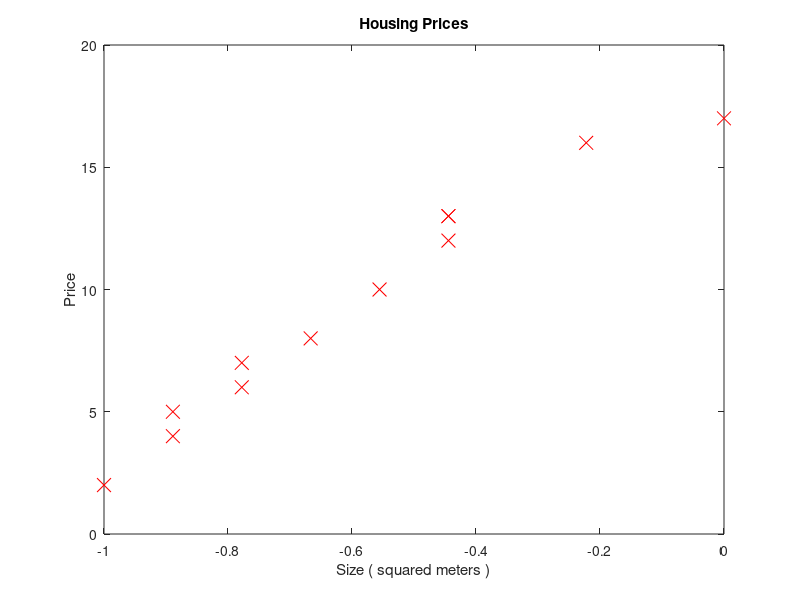

This figure's MATLAB source: (Note: this script raises an error after producing the figure.)
% Loading the dataset
dataSet = load('TestDataSet.txt');

% Storing the values in seperate vectors
x = dataSet(:, 1);
y = dataSet(:, 2);

% Do you want feature normalization?
normalization = true;

% Applying mean normalization to our dataset
if (normalization)
    maxX = max(x);
    minX = min(x);
    x = (x - maxX) / (maxX - minX);
end

% Adding a column of ones to the beginning of the 'x' matrix
x = [ones(length(x), 1) x];

% Plotting the dataset
figure;
plot(x(:, 2), y, 'rx', 'MarkerSize', 10);
xlabel('Size ( squared meters )');
ylabel('Price');
title('Housing Prices');

% Running gradient descent on the data
% 'x' is our input matrix
% 'y' is our output vector
% 'parameters' is a matrix containing our initial theta and slope
parameters = [0; 0];
learningRate = 0.1;
repetition = 2000;
[parameters, costHistory] = gradient(x, y, parameters, learningRate, repetition);

% Plotting our final hypothesis
figure;
plot(min(x(:, 2)):max(x(:, 2)), parameters(1) + parameters(2) * (min(x(:, 2)):max(x(:, 2))));
hold on;

% Plotting the dataset on the same figure
plot(x(:, 2), y, 'rx', 'MarkerSize', 10);

% Plotting our cost function on a different figure to see how we did
figure;
plot(costHistory, 1:repetition);

% Finally predicting the output of the provided input
input = 5;
if (normalization)
    input = (input - maxX) / (maxX - minX);
end
output = parameters(1) + parameters(2) * input;
disp(output);